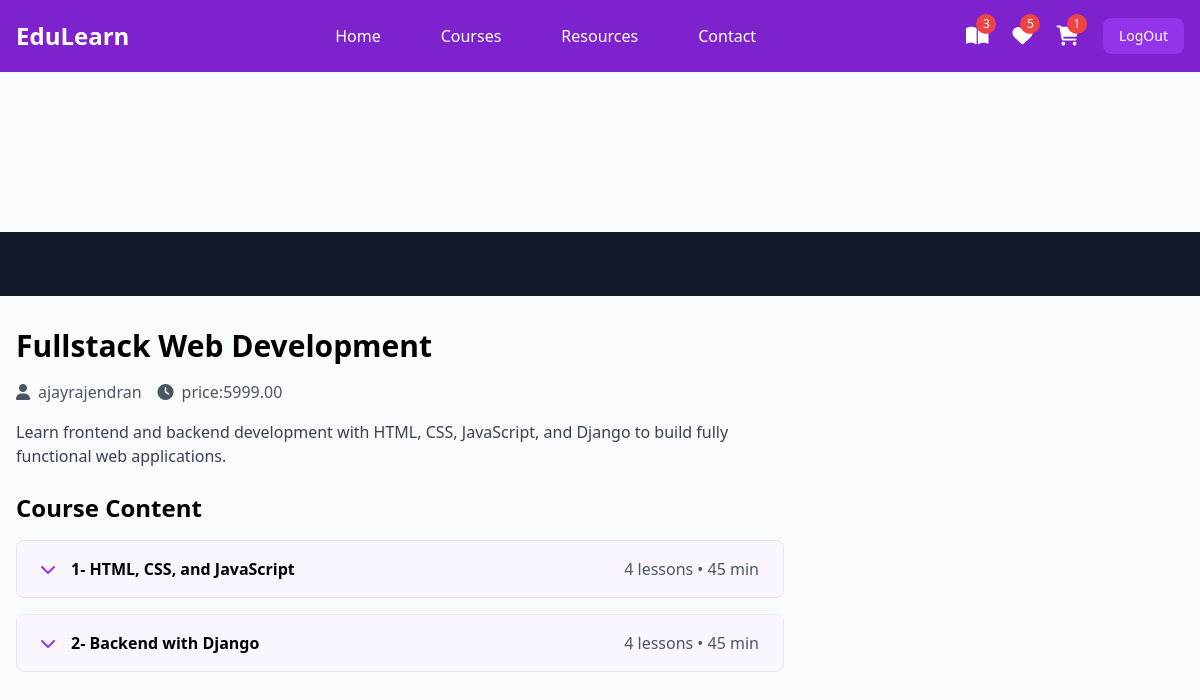
The page /student/course/6/watch/ (signed in) on the database its author committed.
### instructor/models.py (models this page shows, shortened)
class User(AbstractUser):
    ROLE_CHOICES =(
        ("instructor","Instructor"),
        ("student","Student")
    )
    role=models.CharField(max_length=20,choices=ROLE_CHOICES,default="student")

class Course(models.Model):
    title=models.CharField(max_length=200)
    description=models.TextField()
    price=models.DecimalField(decimal_places=2,max_digits=7)
    owner=models.ForeignKey(User,on_delete=models.SET_NULL,related_name="courses",null=True)
    is_free=models.BooleanField(default=False)
    picture=models.ImageField(upload_to="courseimages",null=True,blank=True,default="courseimages/default.png")
    thumbnail=EmbedVideoField()
    category_objects=models.ManyToManyField(Category)
    created_at=models.DateTimeField(auto_now_add=True)
    updated_at=models.DateTimeField(auto_now=True)
    def __str__(self):
        return self.title

class Module(models.Model):
    title=models.CharField(max_length=200)
    course_object=models.ForeignKey(Course,on_delete=models.CASCADE,related_name="modules")
    order=models.PositiveIntegerField()

### student/views.py (the view)
# urls.py: path("course/<int:pk>/watch/",LessonDetailView.as_view(),name="lesson-detail"),
@method_decorator(signin_required,name="dispatch")
class LessonDetailView(View):
    def get(self,request,*args,**kwargs):
        course_id=kwargs.get("pk")
        course_instance=Course.objects.get(id=course_id)
        purchased_courses=request.user.purchase.filter(is_paid=True).values_list("course_objects",flat=True)
        if course_instance.id not in purchased_courses:
            return redirect("student-index")
        if "module" in request.GET:
            module_id=request.GET.get("module")
        else:
            module_id= course_instance.modules.all().first().id
        module_instance=Module.objects.get(id=module_id,course_object=course_instance)
        if "lesson" in request.GET:
            lesson_id=request.GET.get("lesson")
        else:
            lesson_id=module_instance.lessons.all().first().id
        lesson_instance=Lesson.objects.get(id=lesson_id,module_object=module_instance)
        return render(request,"lessondetail.html",{"course":course_instance,"lesson":lesson_instance,"module":module_instance})

### student/context_processors.py (called while the page is built)
def course_context(request):
    count=0
    if request.user.is_authenticated:
        orders=request.user.purchase.filter(is_paid=True)
        count=len([c for o in orders for c in o.course_objects.all()])
    return {"count":count}

### student/templates/lessondetail.html (shortened to what this page needs)
{%extends 'base.html'%}
{%block mainblock%}
{%load embed_video_tags%}
<div class="pt-20">
    <div class="bg-gray-900 w-full">
        <div class="max-w-screen-xl mx-auto px-4 py-8">
        </div>
    </div>
    <div class="max-w-screen-xl mx-auto px-4 py-8 grid grid-cols-1 lg:grid-cols-3 gap-8">
        <div class="lg:col-span-2">
            <h1 class="text-3xl font-bold mb-4">{{course.title}}</h1>
            <div class="flex items-center mb-4 text-gray-600">
                <span class="mr-4"><i class="fas fa-user mr-2"></i>{{course.owner}}</span>
                <span class="mr-4"><i class="fas fa-clock mr-2"></i>price:{{course.price}}</span>
            </div>
            <p class="text-gray-700 mb-6">{{course.description}}</p>
            <div class="space-y-4">
                <h2 class="text-2xl font-bold mb-4">Course Content</h2>
                {%for module in course.modules.all%}
                <div class="border rounded-lg overflow-hidden">
                    <button class="w-full px-6 py-4 bg-purple-50 hover:bg-purple-100 flex items-center justify-between" onclick="toggleModule('module1')">
                        <div class="flex items-center">
                            <i class="fas fa-chevron-down mr-4 text-purple-600"></i>
                            <span class="font-semibold">{{forloop.counter}}- {{module.title}}</span>
                        </div>
                        <span class="text-gray-600">4 lessons • 45 min</span>
                    </button>
                </div>
                {%endfor%}
            </div>
        </div>
    </div>
</div>
{%endblock%}

### student/templates/base.html (shortened to what this page needs)
<!DOCTYPE html>
<html lang="en">
<head>
    <script src="https://cdn.tailwindcss.com"></script>
    <link href="https://cdnjs.cloudflare.com/ajax/libs/font-awesome/6.0.0/css/all.min.css" rel="stylesheet">
</head>
<body class="bg-gray-50">
    <nav class="bg-purple-700 fixed w-full z-20 top-0 left-0 sticky">
        <div class="max-w-screen-xl flex flex-wrap items-center justify-between mx-auto p-4">
            <a href="#" class="flex items-center">
                <span class="self-center text-2xl font-semibold text-white">EduLearn</span>
            </a>
            <div class="items-center justify-between hidden w-full md:flex md:w-auto md:order-1">
                <ul class="flex flex-col p-4 md:p-0 mt-4 font-medium md:flex-row md:space-x-8 md:mt-0">
                    <li><a href="{%url 'student-index'%}" class="block py-2 pl-3 pr-4 text-white hover:text-purple-200">Home</a></li>
                    <li><a href="#" class="block py-2 pl-3 pr-4 text-white hover:text-purple-200">Courses</a></li>
                    <li><a href="#" class="block py-2 pl-3 pr-4 text-white hover:text-purple-200">Resources</a></li>
                    <li><a href="#" class="block py-2 pl-3 pr-4 text-white hover:text-purple-200">Contact</a></li>
                </ul>
            </div>
            <div class="flex items-center space-x-6 md:order-2">
                <div class="relative group">
                    <a href="{%url 'my-courses'%}" class="text-white hover:text-purple-200">
                        <i class="fas fa-book-open text-xl"></i>
                        <span class="absolute -top-2 -right-2 bg-red-500 text-white text-xs rounded-full h-5 w-5 flex items-center justify-center">{{count}}</span>
                    </a>
                </div>
                <div class="relative group">
                    <a href="#" class="text-white hover:text-purple-200">
                        <i class="fas fa-heart text-xl"></i>
                        <span class="absolute -top-2 -right-2 bg-red-500 text-white text-xs rounded-full h-5 w-5 flex items-center justify-center">5</span>
                    </a>
                </div>
                <div class="relative group">
                    <a href="{%url 'cart-summary'%}" class="text-white hover:text-purple-200">
                        <i class="fas fa-shopping-cart text-xl"></i>
                        <span class="absolute -top-2 -right-2 bg-red-500 text-white text-xs rounded-full h-5 w-5 flex items-center justify-center">{{request.user.basket.all.count}}</span>
                    </a>
                </div>
                <a href="{%url 'signout'%}">
                     <button class="text-white bg-purple-600 hover:bg-purple-800 focus:ring-4 focus:outline-none focus:ring-purple-300 font-medium rounded-lg text-sm px-4 py-2 text-center">LogOut</button>
                    </a>
           </div>
        </div>
    </nav>
    <div class="mt-20">
        {%block mainblock%}
        {%endblock%}
    </div>
</body>
</html>

### rows shown on the page
User: user.basket.all.count "1"
Course: title "Fullstack Web Development", owner "ajayrajendran", price "5999.00", description "Learn frontend and backend development with HTML, CSS, JavaScript, and Django to build fully functional web applications."
Module: title "HTML, CSS, and JavaScript"
Module: title "Backend with Django"

### other values the page prints
{{ count }} "3"
